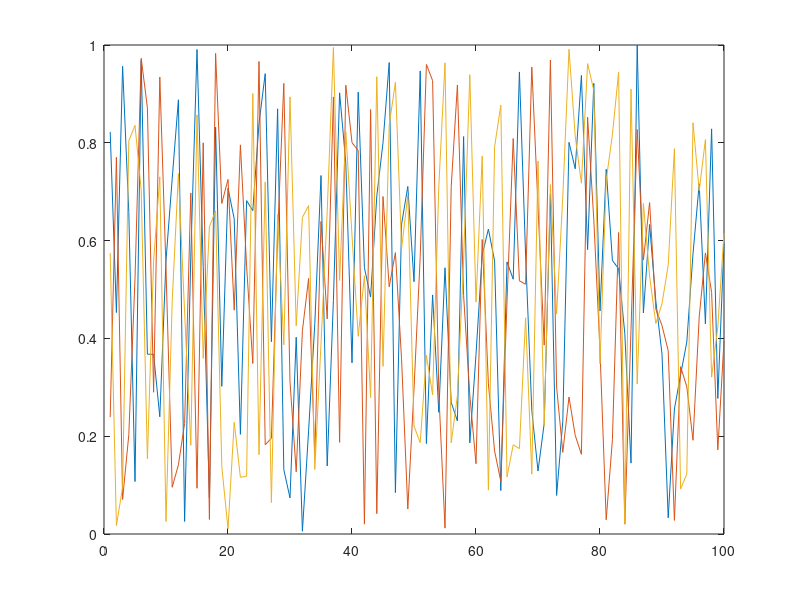

Write MATLAB code to recreate this figure. (Note: this script raises an error after producing the figure.)
function result = test_legend_010
result = false;
a = figure;
plot(rand(100,3));
legend('first','second','third','location','SE');
drawnow;
close(a);
result = true;
